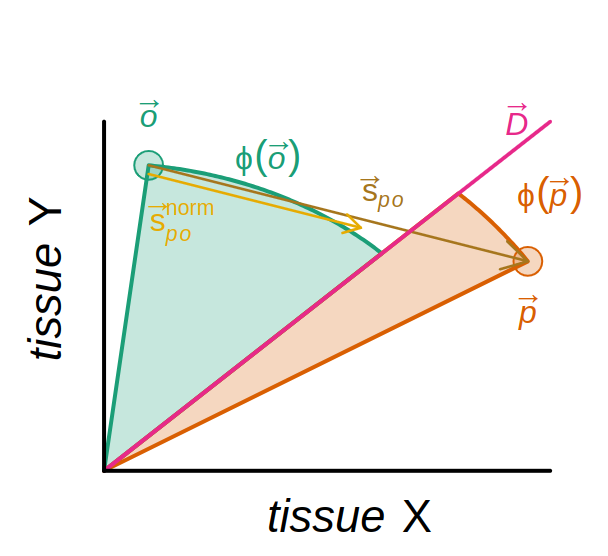

Recreate this plot in R.
require(circlize)
require(RColorBrewer)
require(latex2exp)

addAlpha <- function(col, alpha = .25) {
  apply(sapply(col, col2rgb) / 255, 2, function(x)
    rgb(x[1], x[2], x[3], alpha = alpha))
}

eucLen <- function(x) {
  sqrt(sum(sapply(x, function(i)
    i ^ 2)))
}

angleVecs <- function(x, y, conv.fac = (180 / pi)) {
  acos(sum(sapply(1:length(x), function(i)
    x[i] * y[i])) / (eucLen(x) * eucLen(y))) * conv.fac
}

colors <- brewer.pal(7, "Dark2")
alpha.cols <- sapply(colors, addAlpha)


dupl <- c(1.9, 1.2)
l.dupl <- eucLen(dupl)
orth <- c(.2, 1.75)
l.orth <- eucLen(orth)


pdf('tissueVersatility_delta.pdf',
    width = 4,
    height = 4)

old.par <- par(mgp = c(.4, 0.4, 0))

plot(
  # rbind(orth, dupl),
  # pch = 18,
  # cex = 4,
  NA,
  xlim = c(0, 2.2),
  ylim = c(0, 2.2),
  xlab = TeX('\\textit{tissue} X'),
  # '',
  ylab = TeX('\\textit{tissue} Y'),
  # '',
  cex.lab = 1.45,
  bty = 'l',
  axes = FALSE
)
points(orth[1], orth[2], pch = 21, bg = alpha.cols[[1]], col = colors[[1]], cex = 2)
points(dupl[1], dupl[2], pch = 21, bg = alpha.cols[[2]], col = colors[[2]], cex = 2)



# lines(c(0,0,0,2.15), c(0,2.15,0,0))
draw.sector(
  45,
  45 + angleVecs(c(1, 1), orth),
  clock.wise = FALSE,
  center = c(0, 0),
  border = colors[[1]],
  col = alpha.cols[[1]],
  lwd = 2,
  rou1 = l.orth
)
draw.sector(
  45,
  45 - angleVecs(c(1, 1), dupl),
  clock.wise = TRUE,
  center = c(0, 0),
  border = colors[[2]],
  col = alpha.cols[[2]],
  lwd = 2,
  rou1 = l.dupl
)

# abline(0, 1, lwd = 4, col = colors[[4]])
# text(
#   .1,
#   2.15,
#   label = TeX('$\\textit{tissue} X$'),
#   pos = 3,
#   offset = .3,
#   cex = .75
# )
# text(
#   2.05,
#   0,
#   label = TeX('$\\textit{tissue} Y$'),
#   pos = 3,
#   offset = .5,
#   cex = .75
# )
text(
  orth[1],
  orth[2],
  label = TeX('$\\textit{o}$'),
  pos = 3,
  offset = 1,
  col = colors[[1]]
)

text(
  orth[1],
  orth[2] + .1,
  label = TeX('$\\rightarrow$'),
  pos = 3,
  offset = 1,
  col = colors[[1]]
)

text(
  orth[1],
  orth[2],
  label = TeX('$\\varphi(\\textit{o})$'),
  pos = 4,
  offset = 2.25,
  col = colors[[1]],
  cex = 1.0
)

text(
  orth[1] + .09,
  orth[2] + .11,
  label = TeX('$\\rightarrow$'),
  pos = 4,
  offset = 2.25,
  col = colors[[1]],
  cex = 1.0
)

text(
  dupl[1],
  dupl[2],
  label = TeX('$\\textit{p}$'),
  pos = 1,
  offset = 1.25,
  col = colors[[2]]
)

text(
  dupl[1],
  dupl[2] + .11,
  label = TeX('$\\rightarrow$'),
  pos = 1,
  offset = 1.25,
  col = colors[[2]]
)

text(
  dupl[1] + .1,
  dupl[2],
  label = TeX('$\\varphi(\\textit{p})$'),
  pos = 3,
  offset = 1.25,
  col = colors[[2]],
  cex = 1.0
)

text(
  dupl[1] + .14,
  dupl[2] + .15,
  label = TeX('$\\rightarrow$'),
  pos = 3,
  offset = 1.25,
  col = colors[[2]],
  cex = 1.0
)

text(
  1.85,
  1.65,
  label = TeX('$\\textit{D}$'),
  pos = 3,
  offset = 1.25,
  col = colors[[4]],
  cex = 1.0
)

text(
  1.85,
  1.78,
  label = TeX('$\\rightarrow$'),
  pos = 3,
  offset = 1.25,
  col = colors[[4]],
  cex = 1.0
)

# Calculate vectors
diff_vec <- dupl - orth
unit_vec <- diff_vec / eucLen(diff_vec)

# Difference vector
arrows(
  orth[1],
  orth[2],
  dupl[1],
  dupl[2],
  col = colors[[7]],
  lwd = 1.3,
  length = 0.15
)

# Unit vector
arrows(
  orth[1],
  orth[2] - .05,
  orth[1] + unit_vec[1],
  orth[2] + unit_vec[2] - .05,
  col = colors[[6]],
  lwd = 1.3,
  length = 0.1
)


# labels
text(
  (orth[1] + dupl[1]) / 2 + .2,
  (orth[2] + dupl[2]) / 2 - .1,
  label = TeX('$s_{\\textit{po}}$'),
  pos = 3,
  col = colors[[7]],
  cex = 1.0
)

text(
  (orth[1] + dupl[1]) / 2 + .14,
  (orth[2] + dupl[2]) / 2 + .05,
  label = TeX('\\rightarrow$'),
  pos = 3,
  col = colors[[7]],
  cex = 1.0
)

text(
  orth[1] + .15,
  orth[2] - .15,
  label = TeX('${s}_{\\textit{po}}^{norm}$'),
  pos = 1,
  col = colors[[6]],
  cex = 1.0
)

text(
  orth[1] + .04,
  orth[2] - .08,
  label = TeX('$\\rightarrow$'),
  pos = 1,
  col = colors[[6]],
  cex = 1.0
)

lines(c(0, 2), c(0, 2), col = colors[[4]], lwd = 2)
lines(c(0, 0), c(0, 2), col = "black", lwd = 2)
lines(c(0, 2), c(0, 0), col = "black", lwd = 2)

par(old.par)

dev.off()
